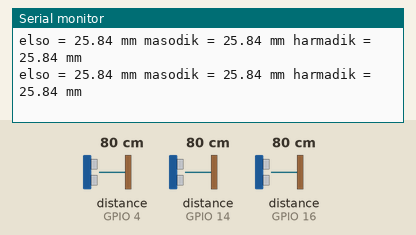
Bench run of a sketch on a simulated ESP8266 (NodeMCU). Shown: the last lines printed to the serial monitor. Wiring (inferred from the names in the program): 3 × ultrasonic range finder: trigger GPIO 0, echo GPIO 4 / trigger GPIO 12, echo GPIO 14 / trigger GPIO 5, echo GPIO 16. The inputs (shaded band) are chosen by the test bench; at power-on: distance to the obstacle (sensors on GPIO 4, GPIO 14, GPIO 16) 80 cm. The echo pulse lasts 58.3 µs per cm; WiFi joins after 1.5 s; servers stay silent unless stated.

Above: at 3.8 s.
3.9 s: distance to the obstacle (sensor on GPIO 4) set to 250 cm
At 4.34 s:
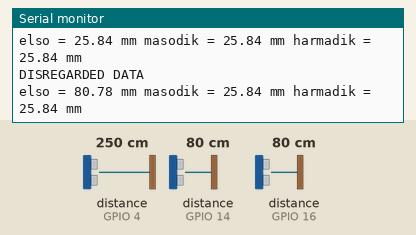
5.6 s: distance to the obstacle (sensor on GPIO 14) set to 2 cm
At 5.89 s:
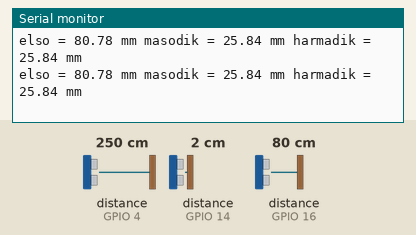
7.1 s: distance to the obstacle (sensor on GPIO 16) set to 2 cm
At 7.39 s:
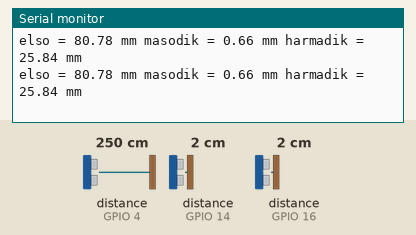
8.6 s: distance to the obstacle (sensor on GPIO 4) set to 2 cm
At 8.98 s:
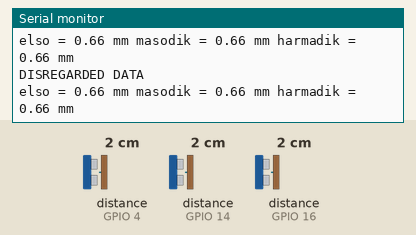
10.1 s: distance to the obstacle (sensor on GPIO 14) set to 4 cm
At 10.13 s:
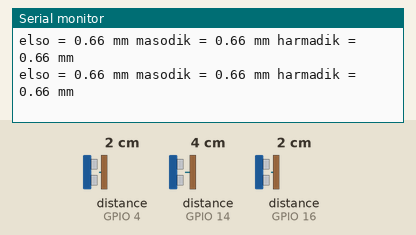
11.6 s: distance to the obstacle (sensor on GPIO 16) set to 4 cm
At 11.82 s:
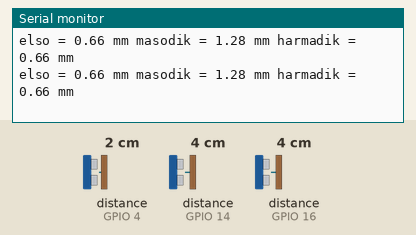
Timing chart, 0 to 14.1 s (numbered marks = the images above; inputs shaded):
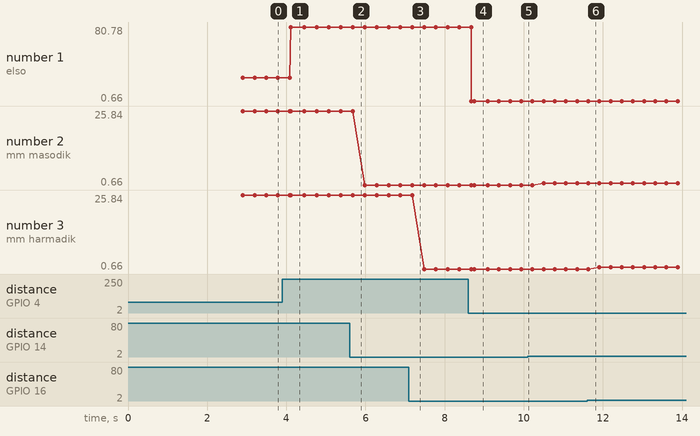

Measured:
- after the input at 3.9 s, the serial monitor: prints a new line after 0.21 s (image 1)
- after the input at 8.6 s, the serial monitor: prints a new line after 0.07 s (image 4)
- plotted number 1: 25.84 → 80.78 after the input at 3.9 s
- plotted number 2: 25.84 → 0.66 after the input at 5.6 s, 0.66 → 1.28 after the input at 10.1 s

The sketch:

functioning.ino
```cpp
#include <ESP8266WiFi.h>
#include <ESP8266HTTPClient.h>

const char* ssid     = "Big_Cats";
const char* password = "big cats gatekeeper";

unsigned int timerertek;
double tavolsag1, tavolsag2, tavolsag3;
unsigned char value;
int timerNumberCount;
double tavolsag[] = {0, 0, 0};

//int echo[4] = {16, 12, 14};
//int trigger[4] = {5, 0, 12};


int echo[4] = {4, 14, 16};
int trigger[4] = {0, 12, 5};

int control [4] = {0, 0, 0};
int measurementSave [4] = {0, 0, 0};

WiFiClient client;

const char server[] = "192.168.1.24";

void connect_to_wifi() {
  Serial.begin(9600);
  delay(10);

  Serial.println();
  Serial.println();
  Serial.print("Connecting to ");
  Serial.println(ssid);

  WiFi.begin(ssid, password);

  while (WiFi.status() != WL_CONNECTED) {
    delay(500);
    Serial.print(".");
  }

  Serial.println("");
  Serial.println("WiFi connected");

}

void send_data(int left, int center, int right) {
  if (client.connect(server, 3000)) {
    if (client) {
      while (client.connected()) {
        String url = "/api/store?left=" + String(left) + "&center=" + String(center) + "&right=" + String(right) + "";
        client.print(String("GET ") + url + " HTTP/1.1\r\n" +
                     "Host:  192.168.1.24\r\n" +
                     "Connection: close\r\n\r\n");

        /*Serial.println("SENT");
          Serial.println("Response:");

          while(client.available()){
          String line = client.readStringUntil('\r');
          Serial.print(line);
          }*/
        delay(80);
        break;
      }
    }
  } else {
    // if you didn't get a connection to the server:
    Serial.println("connection failed");
  }
}

void setup() {

  pinMode(2, OUTPUT);//trigger
  pinMode(13, OUTPUT);//trigger


  pinMode(trigger[0], OUTPUT); //trigger
  pinMode(echo[0], INPUT); //echo
  pinMode(trigger[1], OUTPUT); //trigger
  pinMode(echo[1], INPUT); //echo
  pinMode(trigger[2], OUTPUT); //trigger
  pinMode(echo[2], INPUT); //echo


  Serial.println("Ultrahangos meres");
  connect_to_wifi();
  Serial.println("IP address: ");
  Serial.println(WiFi.localIP());
  init_validator();
  // give the Ethernet shield a second to initialize:
  delay(1000);
}

void init_validator() {
  int i, j;
  read_sensors();
  for (i = 0; i < 3; i++) {
    control[i] = tavolsag[i] / 2;
    measurementSave[i] = tavolsag[i];
  }
  for (i = 0; i < 5; i++) {
    read_sensors();
    for (j = 0; j < 3; j++) {
      control[j] = (control[j] + tavolsag[j]) / 2;
    }
  }

}

void read_sensors() {
  for (timerNumberCount = 0; timerNumberCount < 3; timerNumberCount++) {
    //Serial.println("STARTED READING SENSOR NUMBER: " + String(timerNumberCount));
    digitalWrite(trigger[timerNumberCount], HIGH);
    delayMicroseconds(10);
    digitalWrite(trigger[timerNumberCount], LOW);   //trigger vege

    value = 0;
    //varom amig az echon 1-est latok

    timerertek = 0;

    while (value != 1)
      value = digitalRead(echo[timerNumberCount]);

    timerertek = 0;
    while (value != 0)
    {
      value = digitalRead(echo[timerNumberCount]);
      timerertek++;
      delayMicroseconds(1);
    }

    tavolsag[timerNumberCount] = timerertek * 0.0388;
  }

}

bool disregard_invalid_data() {
  bool disregard = false;
  int i;
  for (i = 0; i < 3; i++) {
    if (tavolsag[i] < 100) {
      if ( abs(tavolsag[i] - control[i]) > 35 ) {
        disregard = true;
      }
      control[i] = (control[i] + tavolsag[i]) / 2;
    } else {
      tavolsag[i] = 100;
    }
  }

  return disregard;
}

void loop() {
  //digitalWrite(2, LOW);
  //digitalWrite(13, LOW);

  read_sensors();
  bool disregard = disregard_invalid_data();
  if (!disregard) {

    send_data(tavolsag[0], tavolsag[1], tavolsag[2]);

  } else {
    Serial.println("DISREGARDED DATA");

  }
  Serial.print("elso = ");
  Serial.print(tavolsag[0]);
  Serial.print(" mm ");

  Serial.print("masodik = ");
  Serial.print(tavolsag[1]);
  Serial.print(" mm ");

  Serial.print("harmadik = ");
  Serial.print(tavolsag[2]);
  Serial.println(" mm");

  //Serial.println("CORRECT READING");
  /* Serial.println(validator.left);
     Serial.println(validator.center);
     Serial.println(validator.right);
     delay(500);*/

}
```
